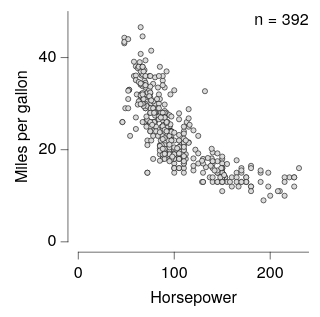

Write the Vega-Lite specification saved for this chart.
### Vega-Lite specification from a JSON file in a GitHub repository (floating-point values rounded to 4 significant figures; data arrays with more than 128 entries replaced by an {"elided": "..."} marker saying what was removed)
{"background": null, "config": {"arc": {"fill": "#DBDBDB", "fillOpacity": 1.0, "innerRadius": 25.0, "padAngle": 0.03, "stroke": "black", "strokeOpacity": 1, "strokeWidth": 0.25}, "area": {"fill": "#DBDBDB", "fillOpacity": 1.0, "stroke": "black", "strokeOpacity": 1, "strokeWidth": 0.25}, "axis": {"domain": true, "domainCap": "round", "domainColor": "black", "domainWidth": 0.25, "grid": false, "gridCap": "round", "gridColor": "#F1F1F1", "gridDash": [0, 0], "gridOpacity": 1.0, "gridWidth": 0.25, "labelColor": "black", "labelFont": "Helvetica Neue, HelveticaNeue, Helvetica, Arial, sans-serif", "labelFontSize": 7, "labelFontStyle": "normal", "labelFontWeight": 400, "offset": 4.5, "ticks": true, "tickCap": "round", "tickColor": "black", "tickRound": false, "tickSize": 3, "tickWidth": 0.25, "titleColor": "black", "titleFont": "Helvetica Neue, HelveticaNeue, Helvetica, Arial, sans-serif", "titleFontSize": 7, "titleFontStyle": "normal", "titleFontWeight": 400}, "axisX": {"domain": true, "labelAlign": "center", "labelAngle": 0, "labels": true, "ticks": true, "translate": 0}, "axisY": {"domain": true, "labelAlign": "right", "labelAngle": 0, "labels": true, "ticks": true, "translate": 0}, "axisRight": {"domain": true, "labelAlign": "left", "labelAngle": 0, "labels": true, "ticks": true, "translate": 0}, "axisTop": {"domain": true, "labelAlign": "center", "labelAngle": 0, "labels": true, "ticks": true, "translate": 0}, "axisBand": {"tickOffset": 0}, "bar": {"fill": "#DBDBDB", "fillOpacity": 1.0, "stroke": "black", "strokeOpacity": 1, "strokeWidth": 0.25}, "boxplot": {"size": 9.0, "ticks": {"cornerRadius": 0.25, "fill": "black", "opacity": 1, "size": 4.5, "thickness": 0.25}, "box": {"fillOpacity": 1.0, "stroke": "black", "strokeOpacity": 1, "strokeWidth": 0.25}, "median": {"cornerRadius": 0, "fill": "black", "fillOpacity": 1.0, "opacity": 1, "size": 9.0, "thickness": 0.25}, "rule": {"fill": "black", "fillOpacity": 1.0, "size": 10.0, "stroke": "black", "strokeDash": [0, 0], "strokeOpacity": 1, "strokeWidth": 0.25}, "outliers": {"color": "black", "fill": "black", "fillOpacity": 1.0, "size": 0, "stroke": "black", "strokeOpacity": 1, "strokeWidth": 0.25}}, "circle": {"fill": "black", "fillOpacity": 1.0, "size": 1.25, "stroke": null, "strokeOpacity": 1, "strokeWidth": 0.25}, "errorband": {"band": {"fillOpacity": 0.6, "stroke": null, "strokeWidth": 0.25, "strokeOpacity": 1}, "borders": {"opacity": 0, "strokeOpacity": 0.25, "strokeWidth": 1}}, "errorbar": {"opacity": 1, "rule": {"strokeDash": [0, 0], "strokeWidth": 0.25}, "ticks": {"color": "black", "cornerRadius": 0.125, "opacity": 1, "size": 6.0, "thickness": 0.25}, "thickness": 0.25}, "font": "Helvetica Neue, HelveticaNeue, Helvetica, Arial, sans-serif", "geoshape": {"fill": "#DBDBDB", "fillOpacity": 1.0, "stroke": "black", "strokeOpacity": 1, "strokeWidth": 0.25}, "header": {"labelColor": "black", "labelFont": "Helvetica Neue, HelveticaNeue, Helvetica, Arial, sans-serif", "labelFontSize": 7, "labelFontStyle": "normal", "labelFontWeight": 400, "titleColor": "black", "titleFont": "Helvetica Neue, HelveticaNeue, Helvetica, Arial, sans-serif", "titleFontSize": 7, "titleFontStyle": "normal", "titleFontWeight": 400, "titlePadding": 0}, "legend": {"disable": false, "offset": 4.5, "titlePadding": 4, "labelOffset": 2, "gradientLabelOffset": 2, "gradientLength": 50.0, "gradientThickness": 5.0, "gradientOpacity": 1.0, "gradientStrokeColor": "black", "gradientStrokeWidth": 0.25, "labelColor": "black", "labelFont": "Helvetica Neue, HelveticaNeue, Helvetica, Arial, sans-serif", "labelFontSize": 7, "labelFontStyle": "normal", "labelFontWeight": 400, "strokeColor": "black", "strokeWidth": 0, "symbolSize": 42, "symbolStrokeColor": "black", "symbolStrokeWidth": 0.25, "titleColor": "black", "titleFont": "Helvetica Neue, HelveticaNeue, Helvetica, Arial, sans-serif", "titleFontSize": 7, "titleFontStyle": "normal", "titleFontWeight": 400}, "line": {"color": "black", "stroke": "black", "strokeCap": "round", "strokeDash": [0, 0], "strokeOpacity": 1, "strokeWidth": 0.375}, "point": {"filled": true, "fill": "#DBDBDB", "fillOpacity": 1.0, "size": 5.0, "stroke": "black", "strokeOpacity": 1, "strokeWidth": 0.25}, "range": {"category": ["#5CA7B1", "#CDDEF3", "#B7B3E4", "#B3DAB5", "#F5E1B3", "#3D727B", "#8AA8D2", "#867DAC", "#80A988", "#CBB17A", "#204148", "#59719A", "#584C77", "#507B5F", "#9D824D"], "diverging": {"scheme": ["#C35082", "#CE6D94", "#D989A7", "#E2A4BA", "#EABFCE", "#F1DBE2", "#F6F6F6", "#D7E0EB", "#B9CBE0", "#9BB6D5", "#7DA1C9", "#5F8CBD", "#4177B1"]}, "heatmap": {"scheme": ["#32022B", "#43044D", "#4C196E", "#4D338C", "#484DA6", "#3A68BB", "#1D83CA", "#1D9CCB", "#23B5C9", "#28CDC5", "#4DE0B4", "#91EE9F"]}, "ordinal": {"scheme": ["#F1F1F1", "#DBDBDB", "#C6C6C6", "#B2B2B2", "#9D9D9D", "#898989", "#767676", "#636363", "#515151", "#404040", "#2F2F2F", "#1F1F1F"]}, "ramp": {"scheme": ["#32022B", "#43044D", "#4C196E", "#4D338C", "#484DA6", "#3A68BB", "#1D83CA", "#1D9CCB", "#23B5C9", "#28CDC5", "#4DE0B4", "#91EE9F"]}}, "rule": {"color": "black", "stroke": "black", "strokeCap": "round", "strokeDash": [2, 2], "strokeOpacity": 1, "strokeWidth": 0.25}, "scale": {"bandPaddingInner": 0.1, "bandPaddingOuter": 0.1, "round": false}, "rect": {"fill": "#DBDBDB", "fillOpacity": 1.0, "stroke": "black", "strokeOpacity": 1, "strokeWidth": 0.25}, "square": {"fill": "#DBDBDB", "fillOpacity": 1.0, "size": 10.0, "stroke": "black", "strokeOpacity": 1, "strokeWidth": 0.25}, "text": {"color": "black", "font": "Helvetica Neue, HelveticaNeue, Helvetica, Arial, sans-serif", "fontSize": 7, "fontStyle": "normal", "fontWeight": 400}, "tick": {"color": "black", "cornerRadius": 0.125, "opacity": 1.0, "size": 9.0, "thickness": 0.25}, "title": {"anchor": "middle", "frame": "group", "color": "black", "font": "Helvetica Neue, HelveticaNeue, Helvetica, Arial, sans-serif", "fontSize": 7, "fontStyle": "normal", "fontWeight": 400, "subtitleColor": "black", "subtitleFont": "Helvetica Neue, HelveticaNeue, Helvetica, Arial, sans-serif", "subtitleFontSize": "Helvetica Neue, HelveticaNeue, Helvetica, Arial, sans-serif", "subtitleFontStyle": "normal", "subtitleFontWeight": 400}, "trail": {"color": "black", "opacity": 1, "size": 0.375}, "view": {"continuousWidth": 100, "continuousHeight": 100, "discreteWidth": 100, "discreteHeight": 100, "fill": null, "stroke": null, "strokeWidth": 0.25}}, "layer": [{"data": {"name": "data-7285c4e2e195e5a75737a34913199f5f"}, "mark": {"type": "point"}, "encoding": {"x": {"field": "Horsepower", "type": "quantitative"}, "y": {"field": "Miles_per_Gallon", "title": "Miles per gallon", "type": "quantitative"}}}, {"data": {"values": [{"__dysonsphere__": 1}]}, "mark": {"type": "text", "align": "right", "angle": 0, "baseline": "top", "dx": 0, "dy": 0, "opacity": 1.0}, "encoding": {"text": {"value": "n = 392"}, "x": {"value": 100}, "y": {"value": 0}}}], "$schema": "https://vega.github.io/schema/vega-lite/v6.4.1.json", "datasets": {"data-7285c4e2e195e5a75737a34913199f5f": {"elided": "392 records"}}}
